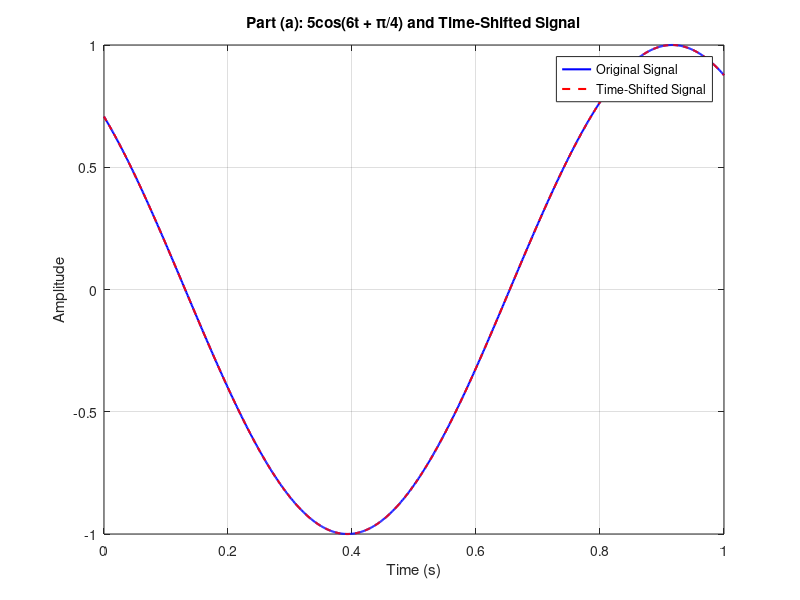
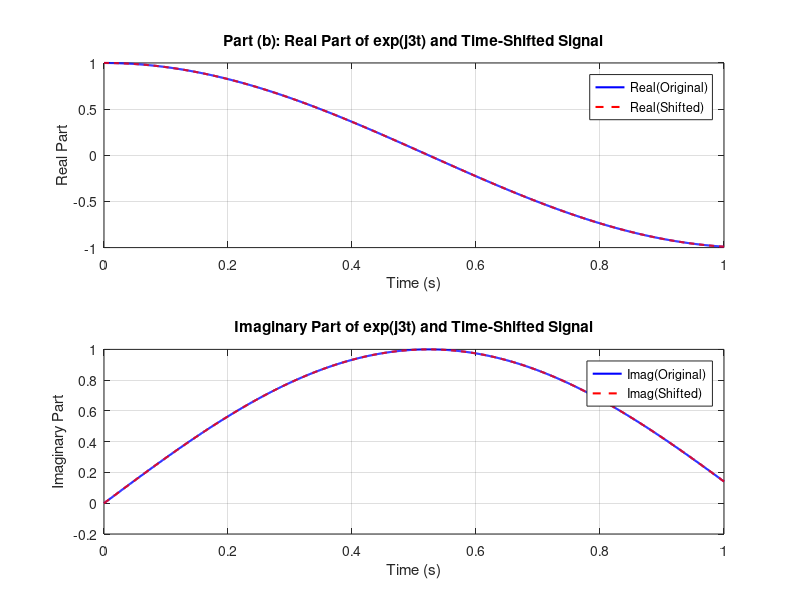
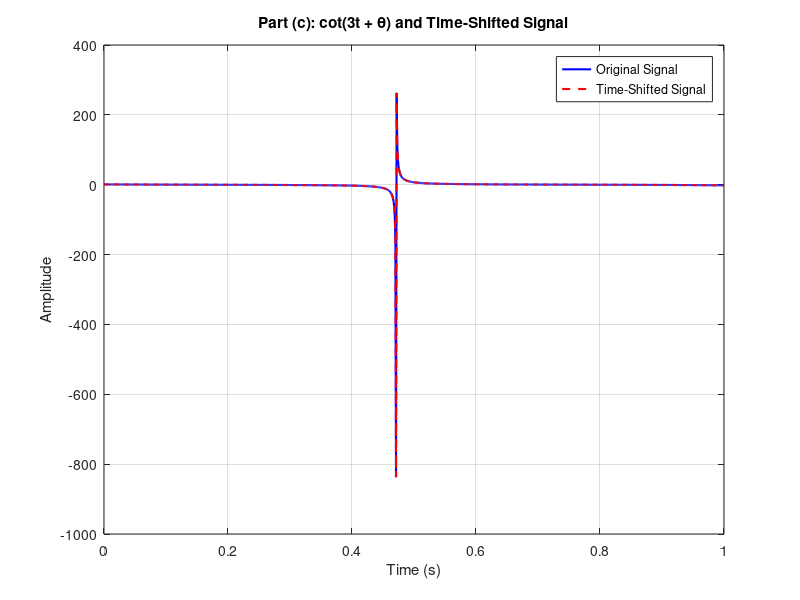

Reproduce these figures in MATLAB, in order.
%Periodicity
clear;
clc;


%periodicity of 5 sin (6t - pi / 4)
t = 0 : 0.001 : 1;
w = 6;
theta = pi / 4;
T = 2 * pi / w;
x = cos (t * w + theta);
y= cos ((t + T) * w + theta);

if ceil (x) == ceil (y)
    disp ('a) 5 cos (6t + pi / 4) is a periodic with T = 2 * pi /6 (sec)')
else
    disp ('nonperiodic')
end

figure;
plot(t, x, 'b-', 'LineWidth', 1.5); hold on;
plot(t, y, 'r--', 'LineWidth', 1.5);
xlabel('Time (s)');
ylabel('Amplitude');
title('Part (a): 5cos(6t + \pi/4) and Time-Shifted Signal');
legend('Original Signal', 'Time-Shifted Signal');
grid on;


%periodicity of e^(j3t)
w = 3;
t =0 : 0.001 : 1;
T = 2 * pi / w;
x = exp (3 * i * t);
y = exp (3 * i * (t + T));

if ceil (x) == ceil (y)
    disp ('b) exp (j3t) is periodic with T = 2 * pi / 3 (sec)')
else
    disp ('nonperiodic')
end

figure;
subplot(2, 1, 1); % First subplot
plot(t, real(x), 'b-', 'LineWidth', 1.5); hold on;
plot(t, real(y), 'r--', 'LineWidth', 1.5);
xlabel('Time (s)');
ylabel('Real Part');
title('Part (b): Real Part of exp(j3t) and Time-Shifted Signal');
legend('Real(Original)', 'Real(Shifted)');
grid on;

subplot(2, 1, 2); % Second subplot
plot(t, imag(x), 'b-', 'LineWidth', 1.5); hold on;
plot(t, imag(y), 'r--', 'LineWidth', 1.5);
xlabel('Time (s)');
ylabel('Imaginary Part');
title('Imaginary Part of exp(j3t) and Time-Shifted Signal');
legend('Imag(Original)', 'Imag(Shifted)');
grid on;


%periodicity of cot (3t + theta)
t = 0 : 0.001 : 1;
w = 5;
T= pi / w;
x= cot (t * w + theta);
y= cot ((t + T) * w + theta);

if ceil (x) == ceil (y)
    disp ( 'c) cot (3t + Theta) is periodic with T = pi / 5 (sec)')
else
    disp ('nonperiodic')
end

figure;
plot(t, x, 'b-', 'LineWidth', 1.5); hold on;
plot(t, y, 'r--', 'LineWidth', 1.5);
xlabel('Time (s)');
ylabel('Amplitude');
title('Part (c): cot(3t + \theta) and Time-Shifted Signal');
legend('Original Signal', 'Time-Shifted Signal');
grid on;